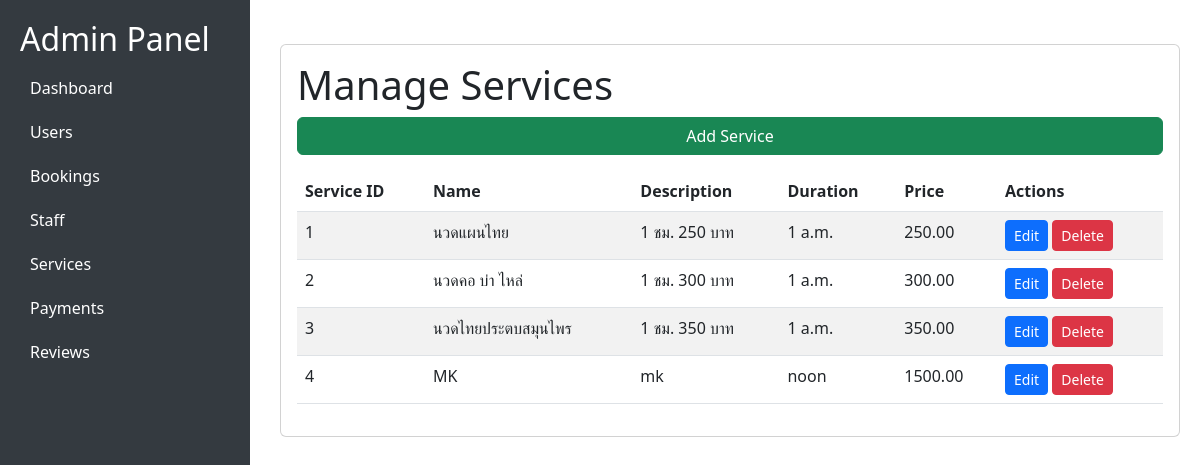
The app's page /admin-services/, older data.
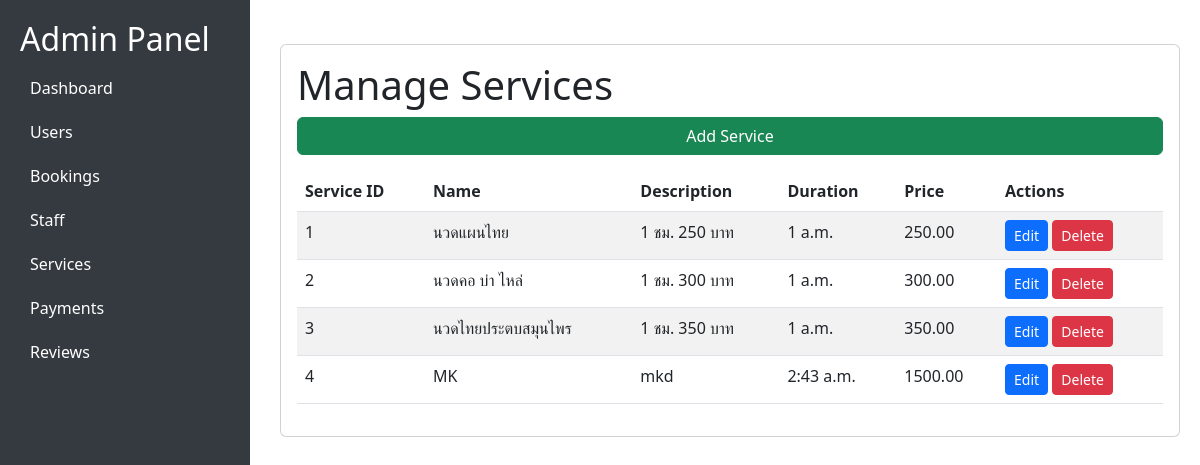
The same page, newer data.
### serviceApp/models.py (models this page shows, shortened)
class Service(models.Model):
    service_id = models.AutoField(primary_key=True)
    name = models.CharField(max_length=100)
    description = models.TextField()
    price = models.DecimalField(max_digits=10, decimal_places=2)
    duration = models.TimeField(null=True, blank=True, default=None)

### serviceApp/views.py (the view)
# urls.py: path('admin-services/', views.manage_services),
def manage_services(request):
    service_list = Service.objects.all()
    return render(request, 'admin-services.html', {'service_list': service_list})

### serviceApp/templates/admin-services.html (shortened to what this page needs)
<!DOCTYPE html>
<html lang="en">
<head>
    <link href="https://cdn.jsdelivr.net/npm/bootstrap@5.3.0/dist/css/bootstrap.min.css" rel="stylesheet">
</head>
<body>
    <div class="sidebar">
        <h2>Admin Panel</h2>
        <a href="/ad">Dashboard</a>
        <a href="/admin-users"> Users</a>
        <a href="/admin-bookings"> Bookings</a>
        <a href="/admin-employees"> Staff</a>
        <a href="/admin-services"> Services</a>
        <a href="/admin-payments">Payments</a>
        <a href="/admin-reviews">Reviews</a>
    </div>
    <div class="content">
    <div class="card mt-4 p-3">
        <h1>Manage Services</h1>
        <button class="btn btn-success mb-3" data-bs-toggle="modal" data-bs-target="#addServiceModal">Add Service</button>
        <table class="table table-striped">
            <thead>
                <tr>
                    <th>Service ID</th>
                    <th>Name</th>
                    <th>Description</th>
                    <th>Duration</th>
                    <th>Price</th>
                    <th>Actions</th>
                </tr>
            </thead>
            <tbody>
                {% for service in service_list %}
                <tr>
                    <td>{{ service.service_id }}</td>
                    <td>{{ service.name }}</td>
                    <td>{{ service.description }}</td>
                    <td>{{ service.duration }}</td>
                    <td>{{ service.price }}</td>
                    <td>
                        <button class="btn btn-primary btn-sm" data-bs-toggle="modal" data-bs-target="#editServiceModal"
                            data-id="{{ service.service_id }}"
                            data-name="{{ service.name }}"
                            data-description="{{ service.description }}"
                            data-duration="{{ service.duration }}"
                            data-price="{{ service.price }}">Edit</button>
                        <form method="POST" action="{% url 'delete_service' service.service_id %}" style="display:inline;">
                        <button class="btn btn-danger btn-sm"
                                onclick="if(confirm('Are you sure you want to delete this service?')) location.href='{% url 'delete_service' service.service_id %}'">Delete
                        </button>
                    </form>
                    </td>
                </tr>
                {% empty %}
                <tr>
                    <td colspan="6" class="text-center">No services found.</td>
                </tr>
                {% endfor %}
            </tbody>
        </table>
    </div>
</div>
</body>
</html>

Row changes from the older to the newer data that the page shows:
changed Service "MK": description "mk" → "mkd"; duration "noon" → "2:43 a.m."
